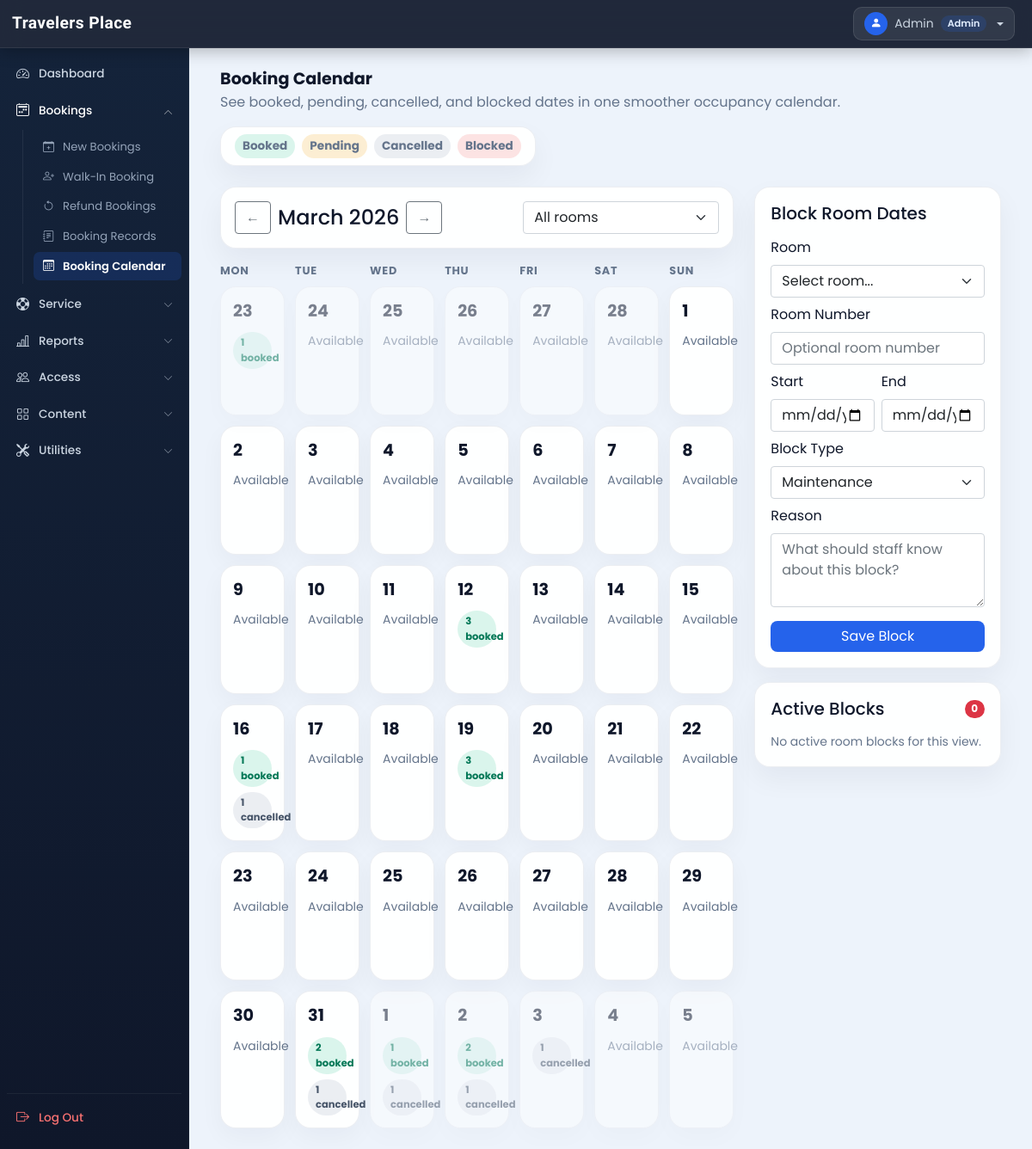
/admin/booking_calendar.php?month=3&year=2026&room_id=0 (signed in), run on an earlier commit of the app's database.
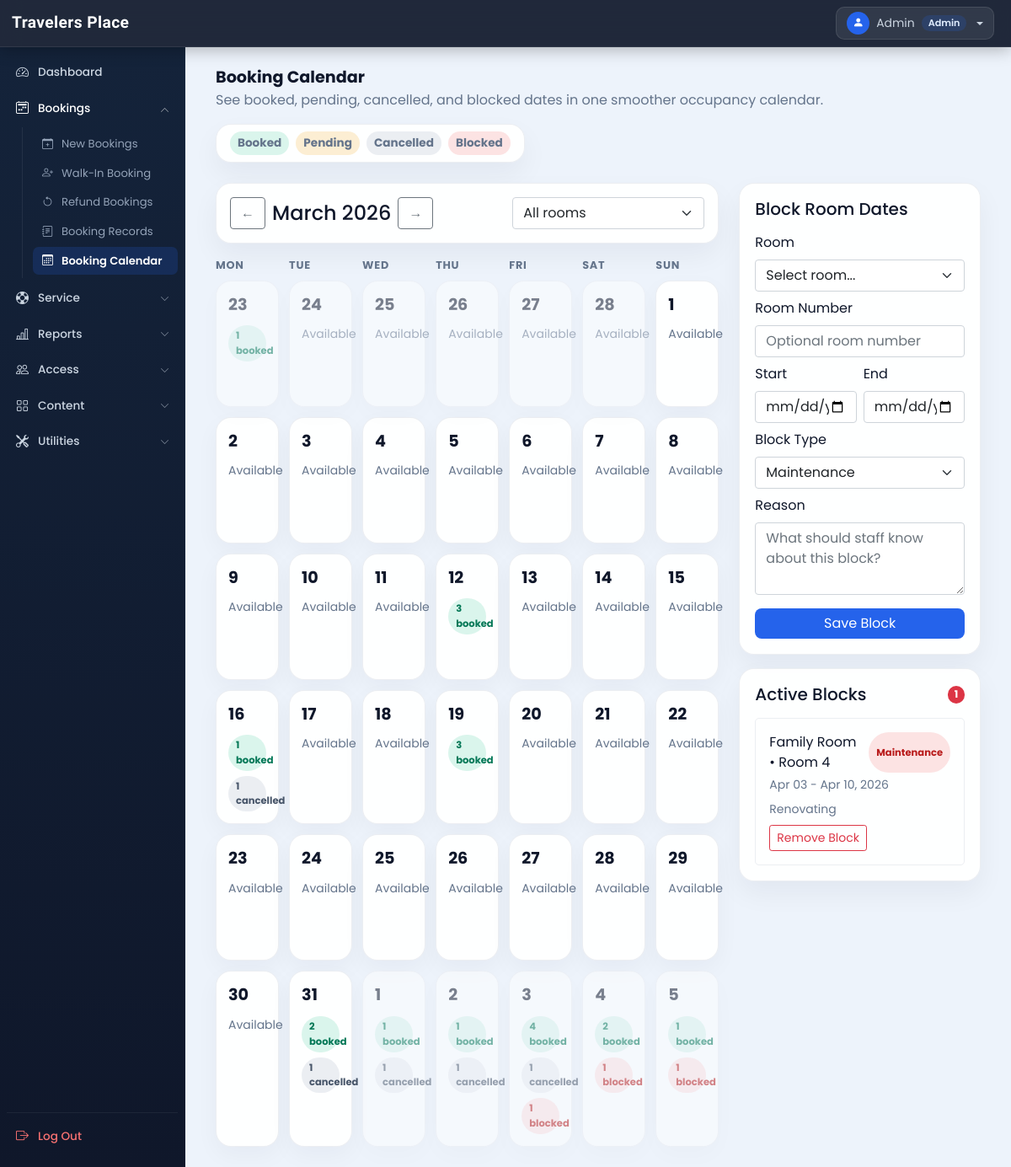
And on a later commit of the database.
### tables this page shows
CREATE TABLE `room_block_dates` (
  `id` int(11) NOT NULL AUTO_INCREMENT,
  `room_id` int(11) NOT NULL,
  `room_no` varchar(20) DEFAULT NULL,
  `start_date` date NOT NULL,
  `end_date` date NOT NULL,
  `block_type` varchar(30) NOT NULL DEFAULT 'maintenance',
  `reason` varchar(255) DEFAULT NULL,
  `status` varchar(20) NOT NULL DEFAULT 'active',
  `created_by` int(11) DEFAULT NULL,
  `created_at` timestamp NOT NULL DEFAULT current_timestamp(),
  PRIMARY KEY (`id`),
  KEY `room_id` (`room_id`),
  KEY `start_date` (`start_date`),
  KEY `end_date` (`end_date`),
  KEY `status` (`status`)
);

CREATE TABLE `rooms` (
  `id` int(11) NOT NULL AUTO_INCREMENT,
  `name` varchar(150) NOT NULL,
  `area` int(11) NOT NULL,
  `price` int(11) NOT NULL,
  `quantity` int(11) NOT NULL,
  `adult` int(11) NOT NULL,
  `children` int(11) NOT NULL,
  `description` varchar(350) NOT NULL,
  `status` tinyint(4) NOT NULL DEFAULT 1,
  `removed` int(11) NOT NULL DEFAULT 0,
  `archived_at` datetime DEFAULT NULL,
  `is_archived` tinyint(1) NOT NULL DEFAULT 0,
  PRIMARY KEY (`id`)
);

### admin/inc/db_config.php (called while the page is built, shortened)
<?php
  function select($sql,$values,$datatypes)
  {
    $con = $GLOBALS['con'];
    if($stmt = mysqli_prepare($con,$sql))
    {
      if(!empty($values)){
        mysqli_stmt_bind_param($stmt,$datatypes,...$values);
      }
      if(mysqli_stmt_execute($stmt)){
        $res = mysqli_stmt_get_result($stmt);
        return $res;
      }
      else{
        mysqli_stmt_close($stmt);
        die("Query cannot be executed - Select");
      }
    }
    else{
      die("Query cannot be prepared - Select");
    }
  }

### admin/booking_calendar.php (the view, shortened to what the rows shown need)
<?php
require('inc/essentials.php');
require('inc/db_config.php');
  $month = max(1, min(12, (int)($_GET['month'] ?? date('n'))));
  $year = max((int)date('Y') - 2, min((int)date('Y') + 3, (int)($_GET['year'] ?? date('Y'))));
  $month_start = new DateTime(sprintf('%04d-%02d-01', $year, $month));
  $month_end = (clone $month_start)->modify('last day of this month');
  $grid_start = (clone $month_start)->modify('monday this week');
  $grid_end = (clone $month_end)->modify('sunday this week');
  $block_where = "WHERE rbd.`status`='active' AND rbd.`start_date` <= ? AND rbd.`end_date` >= ?";
  $block_types = 'ss';
  $block_values = [$grid_end->format('Y-m-d'), $grid_start->format('Y-m-d')];
  $blocks_res = select(
    "SELECT rbd.*, r.name AS room_name
     FROM `room_block_dates` rbd
     INNER JOIN `rooms` r ON r.id = rbd.room_id
     {$block_where}
     ORDER BY rbd.start_date ASC",
    $block_values,
    $block_types
  );
  $active_blocks = [];
  while ($row = mysqli_fetch_assoc($blocks_res)) {
    $active_blocks[] = $row;
  }
?>
<!DOCTYPE html>
<html lang="en">
<head>
  <?php require('inc/links.php'); ?>
</head>
<body class="bg-light">
  <div class="container-fluid" id="main-content">
    <div class="p-4">
      <div class="row g-4">
        <div class="col-xl-4">
          <div class="calendar-side-card">
            <div class="d-flex flex-column gap-2">
              <?php foreach ($active_blocks as $block): ?>
                <div class="border rounded-3 p-3">
                  <div class="d-flex justify-content-between gap-2">
                    <div class="fw-semibold"><?php echo htmlspecialchars($block['room_name']); ?><?php echo $block['room_no'] ? ' • Room ' . htmlspecialchars($block['room_no']) : ''; ?></div>
                    <span class="calendar-badge badge-blocked"><?php echo htmlspecialchars(ucfirst($block['block_type'])); ?></span>
                  </div>
                  <div class="small text-muted mt-1"><?php echo date('M d', strtotime($block['start_date'])); ?> - <?php echo date('M d, Y', strtotime($block['end_date'])); ?></div>
                  <?php if (!empty($block['reason'])): ?>
                    <div class="small text-secondary mt-2"><?php echo htmlspecialchars($block['reason']); ?></div>
                  <?php endif; ?>
                  <form method="POST" class="mt-2">
                    <button type="submit" class="btn btn-sm btn-outline-danger shadow-none" name="clear_block">Remove Block</button>
                  </form>
                </div>
              <?php endforeach; ?>
            </div>
          </div>
        </div>
      </div>
    </div>
  </div>
</body>
</html>

What changed in the data, as far as the page shows it:
added room_block_dates: room.name "Family Room", room_no "4", block_type "Maintenance", start_date "Apr 03", end_date "Apr 10, 2026", reason "Renovating"
Also different on the page:
count($active_blocks): "0" → "1"
new list line: "2 1 booked 1 cancelled"
new list line: "3 4 booked 1 cancelled 1 blocked"
new list line: "4 2 booked 1 blocked"
new list line: "5 1 booked 1 blocked"
list line gone: "2 2 booked 1 cancelled"
list line gone: "3 1 cancelled"
list line gone: "4 Available"
list line gone: "5 Available"
text no longer shown: "No active room blocks for this view."
